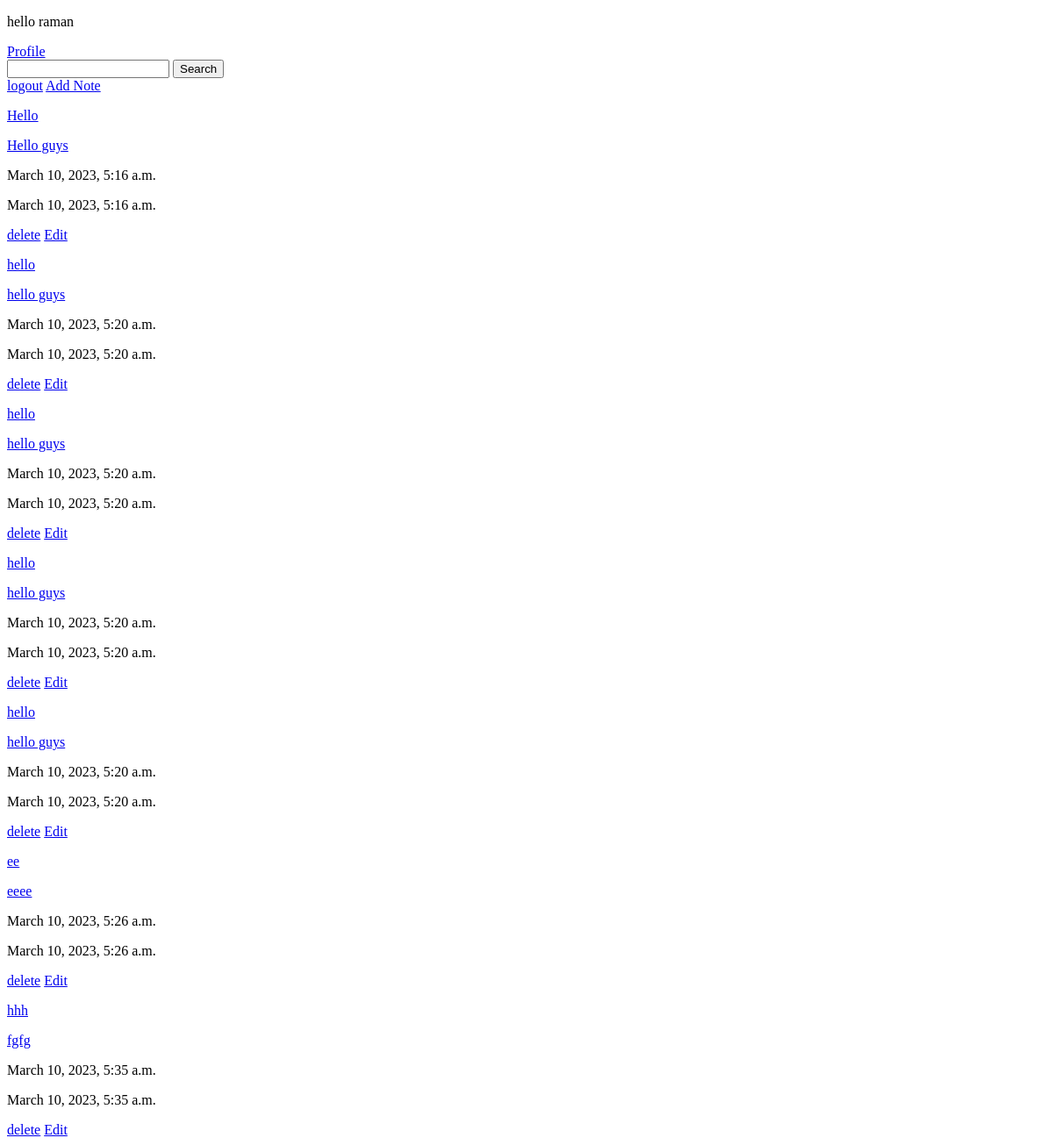
The app's page / (signed in), older data.
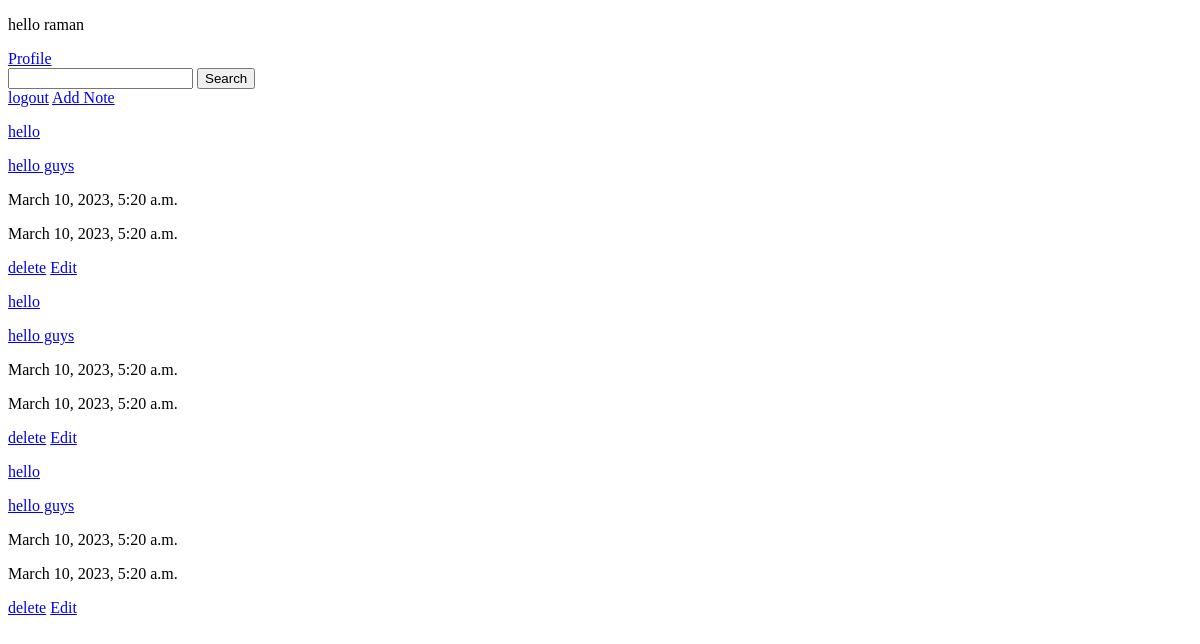
The same page, newer data.
### base/models.py (models this page shows, shortened)
class CustomUser(AbstractUser):
    name=models.CharField(max_length=100,null=True,blank=True)
    email=models.EmailField(unique=True,null=True)
    bio=models.TextField(null=True,blank=True)
    image=models.ImageField(upload_to='images',null=True,blank=True,default='/home/nidhin/Desktop/notesapp/notesapp/static/images/default.jpg')
    REQUIRED_FIELDS=[]

class Notes(models.Model):
    user=models.ForeignKey(CustomUser,null=True,blank=True,on_delete=models.CASCADE)
    title=models.CharField(null=True,max_length=100)
    description=models.TextField(null=True)
    added=models.DateTimeField(auto_now_add=True)
    modified=models.DateTimeField(auto_now=True)

### base/views.py (the view)
# urls.py: path('',views.Homepage,name='home'),
@login_required(login_url='login')
def Homepage(request):
     notes=Notes.objects.filter(user_id=request.user.id)
     context={
         'notes':notes
     }
     return render(request,'home.html',context)

### templates/home.html
{% extends 'base.html' %}
 {% block content %}
 <p>hello {{request.user}}</p>
<a href="{% url 'profile'%}">Profile</a>
<form action="{% url 'search' %}" method="get">
    <input type="text" name="query" id="">
    <input type="submit" value="Search">
</form>
{% if request.user.is_authenticated  %}
 <a href="{% url 'logout' %}">logout</a>
 {% endif %}
<a href="{% url 'addnotes' %}">Add Note</a>
{% for note in notes  %}
<a href="{% url 'view' note.id %}"><p>{{note.title}}</p></a>
<a href="{% url 'view' note.id %}"><p>{{note.description}}</p></a>
<p>{{note.added}}</p>
<p>{{note.modified}}</p>
<a href="{% url 'delete' note.id %}">delete</a>
<a href="{% url 'update' note.id %}">Edit</a>
{%empty%}
<p>No notes available </p>
{% endfor %}
 {% endblock content %}

### templates/base.html (shortened to what this page needs)
<!DOCTYPE html>
<html lang="en">
<head>
</head>
<body>
    {% block content %}
    {% endblock content %}
</body>
</html>

Row changes from the older to the newer data that the page shows:
removed Notes: title "Hello", description "Hello guys", added "March 10, 2023, 5:16 a.m.", modified "March 10, 2023, 5:16 a.m."
removed Notes: title "hello", description "hello guys", added "March 10, 2023, 5:20 a.m.", modified "March 10, 2023, 5:20 a.m."
removed Notes: title "ee", description "eeee", added "March 10, 2023, 5:26 a.m.", modified "March 10, 2023, 5:26 a.m."
removed Notes: title "hhh", description "fgfg", added "March 10, 2023, 5:35 a.m.", modified "March 10, 2023, 5:35 a.m."
